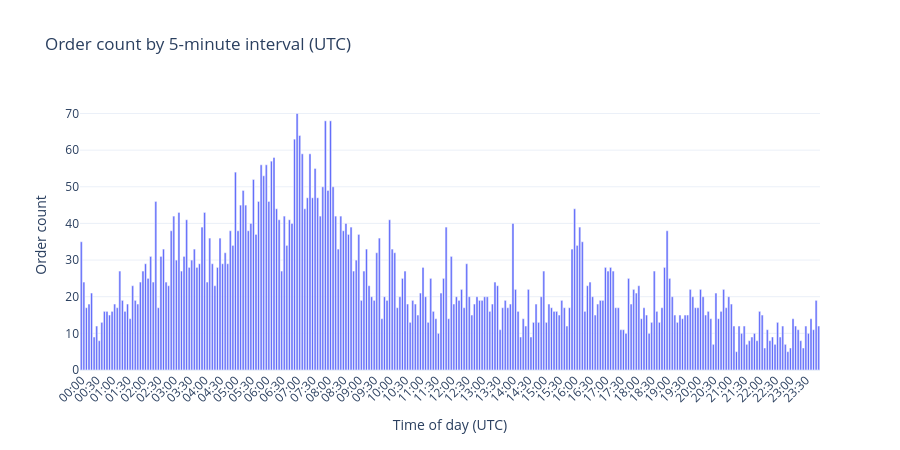

This figure's notebook cell:
### Code cell
local_orders = polybot_all['order_timestamp'].dt.tz_convert('utc')
time_of_day = local_orders.dt.floor('5min').dt.time
order_counts_5min = time_of_day.value_counts().sort_index()
order_counts_5min.index = [t.strftime('%H:%M') for t in order_counts_5min.index]

fig_time = go.Figure()
fig_time.add_trace(go.Bar(
    x=order_counts_5min.index,
    y=order_counts_5min.values,
    name='Orders'
))
fig_time.update_layout(
    title='Order count by 5-minute interval (UTC)',
    xaxis_title='Time of day (UTC)',
    yaxis_title='Order count',
    template='plotly_white', height=450,
    xaxis=dict(tickangle=-45),
)
fig_time.show()

### Figure 1 — Plotly figure (JSON) as saved in the notebook; plotly's stock layout.template omitted (floating-point values rounded to 4 significant figures; data arrays with more than 128 entries replaced by an {"elided": "..."} marker saying what was removed)
{"data": [{"name": "Orders", "type": "bar", "x": {"elided": "288 str values"}, "y": {"elided": "288 int values"}}], "layout": {"height": 450, "title": {"text": "Order count by 5-minute interval (UTC)"}, "xaxis": {"tickangle": -45, "title": {"text": "Time of day (UTC)"}}, "yaxis": {"title": {"text": "Order count"}}}}
